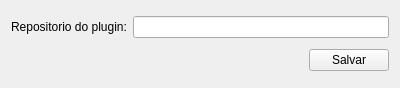
<?xml version="1.0" encoding="UTF-8"?>
<ui version="4.0">
 <class>Form</class>
 <widget class="QWidget" name="Form">
  <property name="geometry">
   <rect>
    <x>0</x>
    <y>0</y>
    <width>400</width>
    <height>88</height>
   </rect>
  </property>
  <property name="windowTitle">
   <string>Versão QGIS</string>
  </property>
  <layout class="QGridLayout" name="gridLayout">
   <item row="0" column="0">
    <layout class="QHBoxLayout" name="horizontalLayout">
     <item>
      <widget class="QLabel" name="label">
       <property name="text">
        <string>Repositorio do plugin:</string>
       </property>
      </widget>
     </item>
     <item>
      <widget class="QLineEdit" name="pluginPathLe"/>
     </item>
    </layout>
   </item>
   <item row="1" column="0">
    <layout class="QHBoxLayout" name="horizontalLayout_2">
     <item>
      <spacer name="horizontalSpacer">
       <property name="orientation">
        <enum>Qt::Horizontal</enum>
       </property>
       <property name="sizeHint" stdset="0">
        <size>
         <width>40</width>
         <height>20</height>
        </size>
       </property>
      </spacer>
     </item>
     <item>
      <widget class="QPushButton" name="saveBtn">
       <property name="text">
        <string>Salvar</string>
       </property>
      </widget>
     </item>
    </layout>
   </item>
  </layout>
 </widget>
 <resources/>
 <connections/>
</ui>
